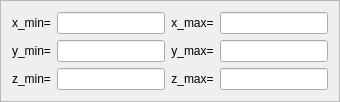
             <widget class="QFrame" name="panelLimits">
              <property name="maximumSize">
               <size>
                <width>16777215</width>
                <height>120</height>
               </size>
              </property>
              <property name="frameShape">
               <enum>QFrame::Shape::StyledPanel</enum>
              </property>
              <property name="frameShadow">
               <enum>QFrame::Shadow::Raised</enum>
              </property>
              <layout class="QGridLayout" name="gridLayout_11">
               <item row="0" column="4">
                <widget class="QLineEdit" name="lineXMax">
                 <property name="sizePolicy">
                  <sizepolicy hsizetype="Preferred" vsizetype="Preferred">
                   <horstretch>0</horstretch>
                   <verstretch>0</verstretch>
                  </sizepolicy>
                 </property>
                </widget>
               </item>
               <item row="1" column="3">
                <widget class="QLabel" name="lblYMax">
                 <property name="text">
                  <string>y_max=</string>
                 </property>
                 <property name="alignment">
                  <set>Qt::AlignmentFlag::AlignCenter</set>
                 </property>
                </widget>
               </item>
               <item row="1" column="1">
                <widget class="QLabel" name="lblYMin">
                 <property name="text">
                  <string>y_min=</string>
                 </property>
                 <property name="alignment">
                  <set>Qt::AlignmentFlag::AlignCenter</set>
                 </property>
                </widget>
               </item>
               <item row="0" column="3">
                <widget class="QLabel" name="lblXMax">
                 <property name="text">
                  <string>x_max=</string>
                 </property>
                 <property name="alignment">
                  <set>Qt::AlignmentFlag::AlignCenter</set>
                 </property>
                </widget>
               </item>
               <item row="2" column="2">
                <widget class="QLineEdit" name="lineZMin" />
               </item>
               <item row="1" column="2">
                <widget class="QLineEdit" name="lineYMin" />
               </item>
               <item row="1" column="4">
                <widget class="QLineEdit" name="lineYMax" />
               </item>
               <item row="0" column="1">
                <widget class="QLabel" name="lblXMin">
                 <property name="text">
                  <string>x_min=</string>
                 </property>
                 <property name="alignment">
                  <set>Qt::AlignmentFlag::AlignCenter</set>
                 </property>
                </widget>
               </item>
               <item row="2" column="3">
                <widget class="QLabel" name="lblZMax">
                 <property name="text">
                  <string>z_max=</string>
                 </property>
                 <property name="alignment">
                  <set>Qt::AlignmentFlag::AlignCenter</set>
                 </property>
                </widget>
               </item>
               <item row="0" column="2">
                <widget class="QLineEdit" name="lineXMin" />
               </item>
               <item row="2" column="1">
                <widget class="QLabel" name="lblZMin">
                 <property name="text">
                  <string>z_min=</string>
                 </property>
                 <property name="alignment">
                  <set>Qt::AlignmentFlag::AlignCenter</set>
                 </property>
                </widget>
               </item>
               <item row="2" column="4">
                <widget class="QLineEdit" name="lineZMax" />
               </item>
              </layout>
             </widget>
